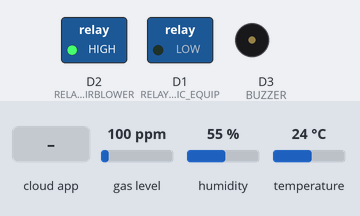
This sketch was run on a simulated ESP8266 (NodeMCU). Shown: switched loads named in the sketch (green lamp = pin HIGH), buzzer (waves = sounding, pin HIGH). The inputs (shaded band) are chosen by the test bench; at power-on: gas level 100 ppm, humidity 55 %, temperature 24 °C. WiFi joins after 1.5 s; servers stay silent unless stated; the Firebase database answers and starts empty; what the sketch prints to the serial monitor is not drawn.

Above: at 6.9 s.
7.0 s: gas level set to 12 ppm
At 9.6 s:
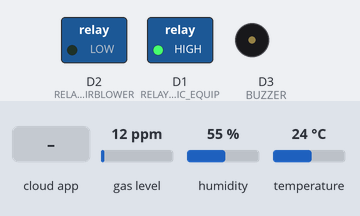
17.2 s: gas level set to 9 ppm
At 19.1 s:
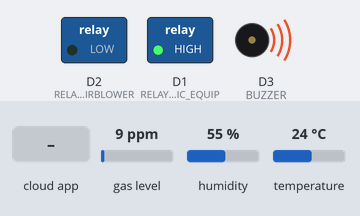
27.4 s: the phone or cloud app sets LPG to 25
At 31.3 s:
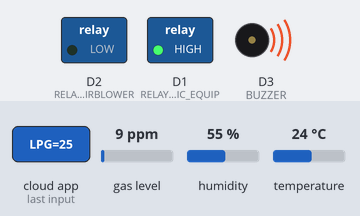
41.4 s: the phone or cloud app sets LPG to 100
At 50.0 s:
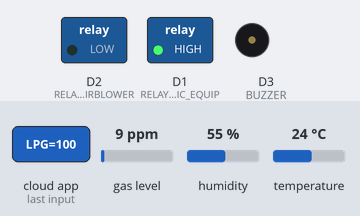
50.3 s: gas level set to 20 ppm
At 56.6 s:
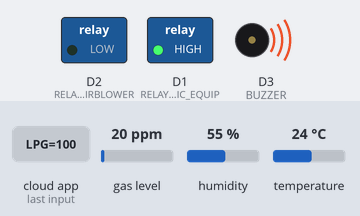
64.3 s: the phone or cloud app sets LPG to 0
At 71.5 s:
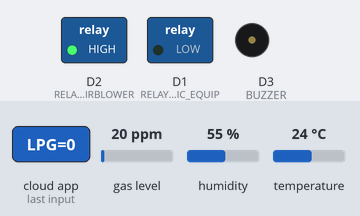
Timing chart, 0 to 79.3 s (numbered marks = the images above; inputs shaded):
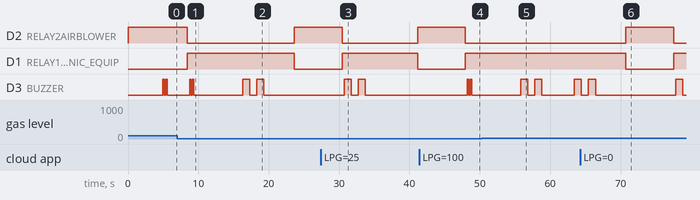

The sketch:

Gas_Detection_and_Air_Quality_Monitering_System.ino
```cpp
#include <MQUnifiedsensor.h>
#include <ESP8266WiFi.h>
#include <FirebaseArduino.h>
#include <DHT.h>

#define FIREBASE_HOST "iot-lec-default-rtdb.firebaseio.com"       // Firebase HOST
#define FIREBASE_AUTH "tux3VWvRMfgybk3MdKojJkVgcnXnMVK5MFc5twl9"  // Firebase AUTH code
#define WIFI_SSID "POCO F3"                                 // Enter your WIFI Name
#define WIFI_PASSWORD "12345678"                                  // Enter your Password

// Pin Declaration
#define RELAY1ELECTRONIC_EQUIP D1  // LOW - Current Flowing | HIGH - Current Not Flowing
#define RELAY2AIRBLOWER D2         // LOW - Current Flowing | HIGH - Current Not Flowing
#define BUZZER D3
#define DHTPIN D4

// MQ-6 Library Definitions
#define board "ESP8266"
#define Voltage_Resolution 3.3
#define pin A0                 //Analog input 0 of your arduino
#define type "MQ-6"            //MQ6
#define ADC_Bit_Resolution 10  // For arduino UNO/MEGA/NANO
#define RatioMQ6CleanAir 10    //RS / R0 = 10 ppm

MQUnifiedsensor MQ6(board, Voltage_Resolution, ADC_Bit_Resolution, pin, type);

// Variable Diclaration
float cureentHumidity;
float cureentTemperature;

// MQ-6 Sensor Reading Data
float currentH2;
float currentLPG;
float currentCH4;
float currentCO;
float currentAlcohol;

float firebaseCO;
float firebaseAlcohol;
float firebaseCO2;
float firebaseToluen;
float firebaseNH4;
float firebaseAceton;

float lpgThresholdLevel1 = 10;
float lpgThresholdLevel2 = 50;
float lpgThresholdLevel3 = 75;

String message = "";
bool messageSent = false;  // Flag to track if the message has been sent.
String mobileNumber = "+94769835600";

// Initialization
#define DHTTYPE DHT11  // Initialize dht type as DHT11
DHT dht(DHTPIN, DHTTYPE);

unsigned long TIMEPREVIOURMILLS_TEMP = 0;
unsigned long TIMEPREVIOURMILLS_MQ = 0;
unsigned long TIMEPREVIOURMILLS_CHECKING = 0;

void setup() {
  Serial.begin(9600);
  dht.begin();  //reads dht sensor data

  // MQ-6 Init
  MQ6.setRegressionMethod(1);
  MQ6.init();
  Serial.print("Calibrating please wait.");
  float calcR0 = 0;
  for (int i = 1; i <= 10; i++) {
    MQ6.update();
    calcR0 += MQ6.calibrate(RatioMQ6CleanAir);
    Serial.print(".");
  }
  MQ6.setR0(calcR0 / 10);
  Serial.println("  done!.");

  // PinModes
  pinMode(DHTPIN, INPUT);
  pinMode(RELAY1ELECTRONIC_EQUIP, OUTPUT);
  pinMode(RELAY2AIRBLOWER, OUTPUT);
  pinMode(BUZZER, OUTPUT);

  digitalWrite(RELAY1ELECTRONIC_EQUIP, LOW);
  digitalWrite(RELAY2AIRBLOWER, HIGH);

  // WIFI Connection
  WiFi.begin(WIFI_SSID, WIFI_PASSWORD);
  Serial.print("Connecting to ");
  Serial.print(WIFI_SSID);
  while (WiFi.status() != WL_CONNECTED) {
    Serial.print(".");
    delay(500);
  }

  Serial.println();
  Serial.print("Connected to ");
  Serial.println(WIFI_SSID);
  Serial.print("IP Address: ");
  Serial.println(WiFi.localIP());

  Firebase.begin(FIREBASE_HOST, FIREBASE_AUTH);
  Serial.println("Connecting to Firebase...");
  while (Firebase.failed() == true) {
    Serial.print(F("."));
    delay(300);
  }
  Serial.println();
  Serial.println();
  Serial.println("Firebase Connected.");
  Firebase.setString("/GAS_AIR_PROJECT/CONNECTION/SSID", WIFI_SSID);
  Firebase.setString("/GAS_AIR_PROJECT/DETECTION/GAS/LPG", "NO");

  sendMessageGSM("Gas Detection and Air Quality Monitoring System");

  ringBuzzer(200);
}

void loop() {

  // Check MQ-6 Sensor values and send data into Firebase every 1 seconds
  if (millis() - TIMEPREVIOURMILLS_MQ > 1000 || TIMEPREVIOURMILLS_MQ == 0) {
    TIMEPREVIOURMILLS_MQ = millis();
    readMQ6Data();
    getMQ135FirebaseData();
  }

  // Check Environment condition and sensor data every 2 seconds
  if (millis() - TIMEPREVIOURMILLS_CHECKING > 2000 || TIMEPREVIOURMILLS_CHECKING == 0) {
    TIMEPREVIOURMILLS_CHECKING = millis();
    checkEnvironment();
  }

  // Check DHT11 Sensor values and send data into Firebase every 5 seconds
  if (millis() - TIMEPREVIOURMILLS_TEMP > 5000 || TIMEPREVIOURMILLS_TEMP == 0) {
    TIMEPREVIOURMILLS_TEMP = millis();
    readTemperatureData();
  }

  RecieveMessage();
}

void checkEnvironment() {
  int lpgValue = Firebase.getFloat("/GAS_AIR_PROJECT/CURRENT_VALUES/MQ_6_SENSOR/LPG");

  if (lpgValue > lpgThresholdLevel1 && lpgValue < lpgThresholdLevel2) {
    Firebase.setString("/GAS_AIR_PROJECT/DETECTION/GAS/LPG", "YES");
    digitalWrite(RELAY1ELECTRONIC_EQUIP, HIGH);
    digitalWrite(RELAY2AIRBLOWER, LOW);
    Firebase.setString("/GAS_AIR_PROJECT/SWITCH_PANEL/RELAYS/ALL_ELECTRONIC_EQUIP", "OFF");
    Firebase.setString("/GAS_AIR_PROJECT/SWITCH_PANEL/RELAYS/AIR_BLOWER", "ON");
    ringBuzzer(1000);
    if (!messageSent) {
      sendMessageGSM("Level 1: Gas Detected\nA low level of gas has been detected in the area.\n\nLP Gas Level -> " + lpgValue);
      messageSent = true;
    }
  } else if (lpgValue > lpgThresholdLevel2 && lpgValue < lpgThresholdLevel3) {
    Firebase.setString("/GAS_AIR_PROJECT/DETECTION/GAS/LPG", "YES");
    digitalWrite(RELAY1ELECTRONIC_EQUIP, HIGH);
    digitalWrite(RELAY2AIRBLOWER, LOW);
    Firebase.setString("/GAS_AIR_PROJECT/SWITCH_PANEL/RELAYS/ALL_ELECTRONIC_EQUIP", "OFF");
    Firebase.setString("/GAS_AIR_PROJECT/SWITCH_PANEL/RELAYS/AIR_BLOWER", "ON");
    ringBuzzer(500);
    if (!messageSent) {
      sendMessageGSM("Level 2: Gas Detected (High)\nA significant amount of gas has been detected.\n\nLP Gas Level -> " + lpgValue);
      messageSent = true;
    }
  } else if (lpgValue > lpgThresholdLevel3) {
    Firebase.setString("/GAS_AIR_PROJECT/DETECTION/GAS/LPG", "YES");
    digitalWrite(RELAY1ELECTRONIC_EQUIP, HIGH);
    digitalWrite(RELAY2AIRBLOWER, LOW);
    Firebase.setString("/GAS_AIR_PROJECT/SWITCH_PANEL/RELAYS/ALL_ELECTRONIC_EQUIP", "OFF");
    Firebase.setString("/GAS_AIR_PROJECT/SWITCH_PANEL/RELAYS/AIR_BLOWER", "ON");
    ringBuzzer(200);
    if (!messageSent) {
      sendMessageGSM("Level 3: Gas Detected (Critical)\nA critical gas leak has been detected.\n\nLP Gas Level -> " + lpgValue);
      messageSent = true;
    }
  } else if (lpgValue < lpgThresholdLevel3) {
    Firebase.setString("/GAS_AIR_PROJECT/DETECTION/GAS/LPG", "NO");
    digitalWrite(RELAY1ELECTRONIC_EQUIP, LOW);
    digitalWrite(RELAY2AIRBLOWER, HIGH);
    Firebase.setString("/GAS_AIR_PROJECT/SWITCH_PANEL/RELAYS/ALL_ELECTRONIC_EQUIP", "ON");
    Firebase.setString("/GAS_AIR_PROJECT/SWITCH_PANEL/RELAYS/AIR_BLOWER", "OFF");
    digitalWrite(BUZZER, LOW);
    if (messageSent) {
      sendMessageGSM("Good News!\nGas levels are back to normal. The area is now safe for occupancy and regular activities.\n\nLP Gas Level -> " + lpgValue);
      messageSent = false;
    }
  }
}

void readMQ6Data() {
  // Read MQ6 Sensor Data
  MQ6.update();

  MQ6.setA(1009.2);
  MQ6.setB(-2.35);
  currentLPG = MQ6.readSensor();

  MQ6.setA(88158);
  MQ6.setB(-3.597);
  currentH2 = MQ6.readSensor();

  MQ6.setA(2127.2);
  MQ6.setB(-2.526);
  currentCH4 = MQ6.readSensor();

  MQ6.setA(1000000000000000);
  MQ6.setB(-13.5);
  currentCO = MQ6.readSensor();

  MQ6.setA(50000000);
  MQ6.setB(-6.017);
  currentAlcohol = MQ6.readSensor();

  Firebase.setFloat("/GAS_AIR_PROJECT/CURRENT_VALUES/MQ_6_SENSOR/LPG", currentLPG);
  Firebase.setFloat("/GAS_AIR_PROJECT/CURRENT_VALUES/MQ_6_SENSOR/H2", currentH2);
  Firebase.setFloat("/GAS_AIR_PROJECT/CURRENT_VALUES/MQ_6_SENSOR/CH4", currentCH4);
  Firebase.setFloat("/GAS_AIR_PROJECT/CURRENT_VALUES/MQ_6_SENSOR/CO", currentCO);
  Firebase.setFloat("/GAS_AIR_PROJECT/CURRENT_VALUES/MQ_6_SENSOR/ALCOHOL", currentAlcohol);

  Firebase.pushFloat("/GAS_AIR_PROJECT/All_VALUES/MQ_SENSORS/MQ_6_LPG_GAS/LPG", currentLPG);
  Firebase.pushFloat("/GAS_AIR_PROJECT/All_VALUES/MQ_SENSORS/MQ_6_LPG_GAS/H2", currentH2);
  Firebase.pushFloat("/GAS_AIR_PROJECT/All_VALUES/MQ_SENSORS/MQ_6_LPG_GAS/CH4", currentCH4);
  Firebase.pushFloat("/GAS_AIR_PROJECT/All_VALUES/MQ_SENSORS/MQ_6_LPG_GAS/CO", currentCO);
  Firebase.pushFloat("/GAS_AIR_PROJECT/All_VALUES/MQ_SENSORS/MQ_6_LPG_GAS/ALCOHOL", currentAlcohol);

  Serial.print("\t|\tLPG ");
  Serial.print(currentLPG);
  Serial.print("\tH2 ");
  Serial.print(currentH2);
  Serial.print("\tCH4 ");
  Serial.print(currentCH4);
  Serial.print("\tCO ");
  Serial.print(currentCO);
  Serial.print("\tAlcohol ");
  Serial.println(currentAlcohol);
}

void readTemperatureData() {
  // Read DHT11 Sensor Data
  cureentHumidity = dht.readHumidity();
  cureentTemperature = dht.readTemperature();

  Firebase.setFloat("/GAS_AIR_PROJECT/CURRENT_VALUES/DHT11_SENSOR/HUMIDITY", cureentHumidity);
  Firebase.setFloat("/GAS_AIR_PROJECT/CURRENT_VALUES/DHT11_SENSOR/TEMPERATURE", cureentTemperature);

  Firebase.pushFloat("/GAS_AIR_PROJECT/All_VALUES/DHT11_SENSOR/HUMIDITY", cureentHumidity);
  Firebase.pushFloat("/GAS_AIR_PROJECT/All_VALUES/DHT11_SENSOR/TEMPERATURE", cureentTemperature);

  Serial.print("Temperature ");
  Serial.print(cureentTemperature);
  Serial.print("\tHumidity ");
  Serial.print(cureentHumidity);
}

void sendMessageGSM(String gsmMessage) {
  Serial.println("AT+CMGF=1");                    //Sets the GSM Module in Text Mode
  delay(1000);                                      // Delay of 1 second
  Serial.println("AT+CMGS=\"+94769835600\"\r");
  delay(1000);
  Serial.println(gsmMessage);  // The SMS text you want to send
  delay(100);
  Serial.println((char)26);  // ASCII code of CTRL+Z for saying the end of sms to  the module
  delay(1000);
}

void callGSM() {
  Serial.println("ATD+94769835600;");  //replace x by your number
  delay(100);
  Serial.println("ATH");
  delay(1000);
  Serial.println("calling.....");
}

void ringBuzzer(int tonedelay) {
  digitalWrite(BUZZER, HIGH);
  delay(tonedelay);
  digitalWrite(BUZZER, LOW);
  delay(tonedelay);
  digitalWrite(BUZZER, HIGH);
  delay(tonedelay);
  digitalWrite(BUZZER, LOW);
  delay(tonedelay);
}

void getMQ135FirebaseData() {
  firebaseCO = Firebase.getFloat("/GAS_AIR_PROJECT/CURRENT_VALUES/MQ_135_SENSOR/CO");
  firebaseAlcohol = Firebase.getFloat("/GAS_AIR_PROJECT/CURRENT_VALUES/MQ_135_SENSOR/ALCOHOL");
  firebaseCO2 = Firebase.getFloat("/GAS_AIR_PROJECT/CURRENT_VALUES/MQ_135_SENSOR/CO2");
  firebaseToluen = Firebase.getFloat("/GAS_AIR_PROJECT/CURRENT_VALUES/MQ_135_SENSOR/TOLUEN");
  firebaseNH4 = Firebase.getFloat("/GAS_AIR_PROJECT/CURRENT_VALUES/MQ_135_SENSOR/NH4");
  firebaseAceton = Firebase.getFloat("/GAS_AIR_PROJECT/CURRENT_VALUES/MQ_135_SENSOR/ACETON");
}

void RecieveMessage() {
  message = "";
  if (Serial.available() > 0) {
    message = Serial.readString();
    message.toUpperCase();

    if (message.indexOf("") >= 0) {
      message = "";
    }
    if (message.indexOf("MQ") >= 0) {
      sendMessageGSM("MQ-6 Gas Sensor Values\nLPG - " + String(currentLPG) + "\nH2 - " + String(currentH2) + "\nCH4 - " + String(currentCH4) + "\nCO - " + String(currentCO) + "\nAlcohol - " + String(currentAlcohol));
      message = "";
    }
    if (message.indexOf("TEMP") >= 0) {
      sendMessageGSM("Temperature and Humidity\nTemperature - " + String(cureentTemperature) + "\Humidity - " + String(cureentHumidity));
      message = "";
    }
    if (message.indexOf("ALL OFF") >= 0) {
      digitalWrite(RELAY1ELECTRONIC_EQUIP, HIGH);
      Firebase.setString("/GAS_AIR_PROJECT/SWITCH_PANEL/RELAYS/ALL_ELECTRONIC_EQUIP", "OFF");
      sendMessageGSM("All Electronic Equipments are OFF");
      message = "";
    }
    if (message.indexOf("ALL ON") >= 0) {
      digitalWrite(RELAY1ELECTRONIC_EQUIP, LOW);
      Firebase.setString("/GAS_AIR_PROJECT/SWITCH_PANEL/RELAYS/ALL_ELECTRONIC_EQUIP", "ON");
      sendMessageGSM("All Electronic Equipments are ON");
      message = "";
    } else if (message.indexOf("AIR OFF") >= 0) {
      digitalWrite(RELAY2AIRBLOWER, HIGH);
      Firebase.setString("/GAS_AIR_PROJECT/SWITCH_PANEL/RELAYS/AIR_BLOWER", "OFF");
      sendMessageGSM("Air Blower is OFF");
      message = "";
    }
    if (message.indexOf("AIR ON") >= 0) {
      digitalWrite(RELAY2AIRBLOWER, LOW);
      Firebase.setString("/GAS_AIR_PROJECT/SWITCH_PANEL/RELAYS/AIR_BLOWER", "ON");
      sendMessageGSM("Air Blower is ON");
      message = "";
    }
    if (message.indexOf("") >= 0) {
      message = "";
    }

  } else {
    message = "";
  }
}
```

Measured:
- the behaviour switches between 11 and 10 ppm on gas level (found by bisection; images 1 and 2)
- after the input at 7.0 s, D3 (BUZZER): goes on until 16.3 s, then stays HIGH
- after the input at 17.2 s, D2 (RELAY2AIRBLOWER): LOW → HIGH after 6.5 s; D1 (RELAY1ELECTRONIC_EQUIP): HIGH → LOW after 6.5 s; D3 (BUZZER): goes on until 19.3 s, then stays LOW
- after the input at 27.4 s, D2 (RELAY2AIRBLOWER): HIGH → LOW after 3.0 s, → HIGH 10.7 s later; D1 (RELAY1ELECTRONIC_EQUIP): LOW → HIGH after 3.0 s, → LOW 10.7 s later; D3 (BUZZER): alternates HIGH for 1.0 s and LOW for 1.0 s, 4 changes in all, then stays LOW, starting after 3.3 s
- after the input at 41.4 s, D2 (RELAY2AIRBLOWER): HIGH → LOW after 6.5 s; D1 (RELAY1ELECTRONIC_EQUIP): LOW → HIGH after 6.5 s; D3 (BUZZER): alternates HIGH for 0.20 s and LOW for 0.20 s, 4 changes in all, then stays LOW, starting after 6.8 s
- after the input at 50.3 s, D2 (RELAY2AIRBLOWER): stays LOW (without the input it goes to HIGH after 5.2 s); D1 (RELAY1ELECTRONIC_EQUIP): stays HIGH (without the input it goes to LOW after 5.2 s); D3 (BUZZER): goes HIGH 1.0 s, LOW 1.0 s, HIGH 1.0 s, LOW 4.6 s, then HIGH, starting after 5.5 s
- after the input at 64.3 s, D2 (RELAY2AIRBLOWER): LOW → HIGH after 6.5 s, → LOW 6.8 s later; D1 (RELAY1ELECTRONIC_EQUIP): HIGH → LOW after 6.5 s, → HIGH 6.8 s later
